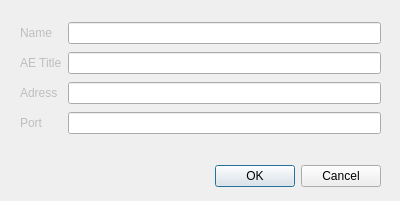
<?xml version="1.0" encoding="UTF-8"?>
<ui version="4.0">
 <class>vvPacsSettingsDialog</class>
 <widget class="QDialog" name="vvPacsSettingsDialog">
  <property name="geometry">
   <rect>
    <x>0</x>
    <y>0</y>
    <width>400</width>
    <height>201</height>
   </rect>
  </property>
  <property name="windowTitle">
   <string>PACS settings</string>
  </property>
  <widget class="QDialogButtonBox" name="buttonBox">
   <property name="geometry">
    <rect>
     <x>40</x>
     <y>160</y>
     <width>341</width>
     <height>32</height>
    </rect>
   </property>
   <property name="orientation">
    <enum>Qt::Horizontal</enum>
   </property>
   <property name="standardButtons">
    <set>QDialogButtonBox::Cancel|QDialogButtonBox::Ok</set>
   </property>
  </widget>
  <widget class="QWidget" name="layoutWidget">
   <property name="geometry">
    <rect>
     <x>20</x>
     <y>20</y>
     <width>361</width>
     <height>120</height>
    </rect>
   </property>
   <layout class="QGridLayout" name="gridLayout">
    <item row="0" column="0">
     <widget class="QLabel" name="label_ID_3">
      <property name="enabled">
       <bool>false</bool>
      </property>
      <property name="text">
       <string>Name</string>
      </property>
     </widget>
    </item>
    <item row="0" column="1">
     <widget class="QLineEdit" name="NameEdit"/>
    </item>
    <item row="1" column="1">
     <widget class="QLineEdit" name="AETitleEdit"/>
    </item>
    <item row="2" column="0">
     <widget class="QLabel" name="label_ID_4">
      <property name="enabled">
       <bool>false</bool>
      </property>
      <property name="text">
       <string>Adress</string>
      </property>
     </widget>
    </item>
    <item row="2" column="1">
     <widget class="QLineEdit" name="AdressEdit"/>
    </item>
    <item row="3" column="0">
     <widget class="QLabel" name="label_ID_5">
      <property name="enabled">
       <bool>false</bool>
      </property>
      <property name="text">
       <string>Port</string>
      </property>
     </widget>
    </item>
    <item row="3" column="1">
     <widget class="QLineEdit" name="PortEdit"/>
    </item>
    <item row="1" column="0">
     <widget class="QLabel" name="label_ID_2">
      <property name="enabled">
       <bool>false</bool>
      </property>
      <property name="text">
       <string>AE Title</string>
      </property>
     </widget>
    </item>
   </layout>
  </widget>
 </widget>
 <resources/>
 <connections>
  <connection>
   <sender>buttonBox</sender>
   <signal>accepted()</signal>
   <receiver>vvPacsSettingsDialog</receiver>
   <slot>accept()</slot>
   <hints>
    <hint type="sourcelabel">
     <x>248</x>
     <y>254</y>
    </hint>
    <hint type="destinationlabel">
     <x>157</x>
     <y>274</y>
    </hint>
   </hints>
  </connection>
  <connection>
   <sender>buttonBox</sender>
   <signal>rejected()</signal>
   <receiver>vvPacsSettingsDialog</receiver>
   <slot>reject()</slot>
   <hints>
    <hint type="sourcelabel">
     <x>316</x>
     <y>260</y>
    </hint>
    <hint type="destinationlabel">
     <x>286</x>
     <y>274</y>
    </hint>
   </hints>
  </connection>
 </connections>
</ui>
